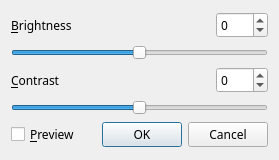
<?xml version="1.0" encoding="UTF-8"?>
<ui version="4.0">
 <class>AdjustBC</class>
 <widget class="QDialog" name="AdjustBC">
  <property name="geometry">
   <rect>
    <x>0</x>
    <y>0</y>
    <width>279</width>
    <height>160</height>
   </rect>
  </property>
  <property name="maximumSize">
   <size>
    <width>16777215</width>
    <height>160</height>
   </size>
  </property>
  <property name="font">
   <font>
    <family>宋体</family>
   </font>
  </property>
  <property name="windowTitle">
   <string>Brightness/Contrast</string>
  </property>
  <layout class="QVBoxLayout" name="verticalLayout">
   <item>
    <layout class="QHBoxLayout" name="horizontalLayout_3">
     <property name="spacing">
      <number>0</number>
     </property>
     <item>
      <widget class="QLabel" name="label">
       <property name="text">
        <string>&amp;Brightness</string>
       </property>
       <property name="buddy">
        <cstring>spbxB</cstring>
       </property>
      </widget>
     </item>
     <item>
      <spacer name="horizontalSpacer_3">
       <property name="orientation">
        <enum>Qt::Horizontal</enum>
       </property>
       <property name="sizeHint" stdset="0">
        <size>
         <width>40</width>
         <height>20</height>
        </size>
       </property>
      </spacer>
     </item>
     <item>
      <widget class="QSpinBox" name="spbxB">
       <property name="minimum">
        <number>-100</number>
       </property>
       <property name="maximum">
        <number>100</number>
       </property>
       <property name="value">
        <number>0</number>
       </property>
      </widget>
     </item>
    </layout>
   </item>
   <item>
    <widget class="QSlider" name="sldrB">
     <property name="minimum">
      <number>-100</number>
     </property>
     <property name="maximum">
      <number>100</number>
     </property>
     <property name="orientation">
      <enum>Qt::Horizontal</enum>
     </property>
    </widget>
   </item>
   <item>
    <layout class="QHBoxLayout" name="horizontalLayout_2">
     <property name="spacing">
      <number>0</number>
     </property>
     <item>
      <widget class="QLabel" name="label_2">
       <property name="text">
        <string>&amp;Contrast</string>
       </property>
       <property name="buddy">
        <cstring>spbxC</cstring>
       </property>
      </widget>
     </item>
     <item>
      <spacer name="horizontalSpacer_2">
       <property name="orientation">
        <enum>Qt::Horizontal</enum>
       </property>
       <property name="sizeHint" stdset="0">
        <size>
         <width>40</width>
         <height>20</height>
        </size>
       </property>
      </spacer>
     </item>
     <item>
      <widget class="QSpinBox" name="spbxC">
       <property name="minimum">
        <number>-100</number>
       </property>
       <property name="maximum">
        <number>100</number>
       </property>
      </widget>
     </item>
    </layout>
   </item>
   <item>
    <widget class="QSlider" name="sldrC">
     <property name="minimum">
      <number>-100</number>
     </property>
     <property name="maximum">
      <number>100</number>
     </property>
     <property name="orientation">
      <enum>Qt::Horizontal</enum>
     </property>
    </widget>
   </item>
   <item>
    <layout class="QHBoxLayout" name="horizontalLayout">
     <property name="spacing">
      <number>5</number>
     </property>
     <item>
      <widget class="QCheckBox" name="checkBox">
       <property name="text">
        <string>&amp;Preview</string>
       </property>
      </widget>
     </item>
     <item>
      <spacer name="horizontalSpacer">
       <property name="orientation">
        <enum>Qt::Horizontal</enum>
       </property>
       <property name="sizeHint" stdset="0">
        <size>
         <width>40</width>
         <height>20</height>
        </size>
       </property>
      </spacer>
     </item>
     <item>
      <widget class="QDialogButtonBox" name="buttonBox">
       <property name="standardButtons">
        <set>QDialogButtonBox::Cancel|QDialogButtonBox::Ok</set>
       </property>
      </widget>
     </item>
    </layout>
   </item>
  </layout>
 </widget>
 <tabstops>
  <tabstop>spbxB</tabstop>
  <tabstop>spbxC</tabstop>
  <tabstop>checkBox</tabstop>
  <tabstop>sldrB</tabstop>
  <tabstop>sldrC</tabstop>
 </tabstops>
 <resources/>
 <connections>
  <connection>
   <sender>sldrB</sender>
   <signal>valueChanged(int)</signal>
   <receiver>spbxB</receiver>
   <slot>setValue(int)</slot>
   <hints>
    <hint type="sourcelabel">
     <x>163</x>
     <y>56</y>
    </hint>
    <hint type="destinationlabel">
     <x>207</x>
     <y>28</y>
    </hint>
   </hints>
  </connection>
  <connection>
   <sender>sldrC</sender>
   <signal>valueChanged(int)</signal>
   <receiver>spbxC</receiver>
   <slot>setValue(int)</slot>
   <hints>
    <hint type="sourcelabel">
     <x>139</x>
     <y>101</y>
    </hint>
    <hint type="destinationlabel">
     <x>226</x>
     <y>78</y>
    </hint>
   </hints>
  </connection>
  <connection>
   <sender>spbxB</sender>
   <signal>valueChanged(int)</signal>
   <receiver>sldrB</receiver>
   <slot>setValue(int)</slot>
   <hints>
    <hint type="sourcelabel">
     <x>222</x>
     <y>16</y>
    </hint>
    <hint type="destinationlabel">
     <x>163</x>
     <y>51</y>
    </hint>
   </hints>
  </connection>
  <connection>
   <sender>spbxC</sender>
   <signal>valueChanged(int)</signal>
   <receiver>sldrC</receiver>
   <slot>setValue(int)</slot>
   <hints>
    <hint type="sourcelabel">
     <x>249</x>
     <y>80</y>
    </hint>
    <hint type="destinationlabel">
     <x>230</x>
     <y>102</y>
    </hint>
   </hints>
  </connection>
  <connection>
   <sender>sldrB</sender>
   <signal>valueChanged(int)</signal>
   <receiver>AdjustBC</receiver>
   <slot>adjusted()</slot>
   <hints>
    <hint type="sourcelabel">
     <x>143</x>
     <y>50</y>
    </hint>
    <hint type="destinationlabel">
     <x>355</x>
     <y>55</y>
    </hint>
   </hints>
  </connection>
  <connection>
   <sender>sldrC</sender>
   <signal>valueChanged(int)</signal>
   <receiver>AdjustBC</receiver>
   <slot>adjusted()</slot>
   <hints>
    <hint type="sourcelabel">
     <x>204</x>
     <y>107</y>
    </hint>
    <hint type="destinationlabel">
     <x>356</x>
     <y>104</y>
    </hint>
   </hints>
  </connection>
  <connection>
   <sender>buttonBox</sender>
   <signal>accepted()</signal>
   <receiver>AdjustBC</receiver>
   <slot>accept()</slot>
   <hints>
    <hint type="sourcelabel">
     <x>117</x>
     <y>142</y>
    </hint>
    <hint type="destinationlabel">
     <x>120</x>
     <y>191</y>
    </hint>
   </hints>
  </connection>
  <connection>
   <sender>buttonBox</sender>
   <signal>rejected()</signal>
   <receiver>AdjustBC</receiver>
   <slot>reject()</slot>
   <hints>
    <hint type="sourcelabel">
     <x>203</x>
     <y>139</y>
    </hint>
    <hint type="destinationlabel">
     <x>204</x>
     <y>187</y>
    </hint>
   </hints>
  </connection>
 </connections>
 <slots>
  <slot>adjusted()</slot>
 </slots>
</ui>
